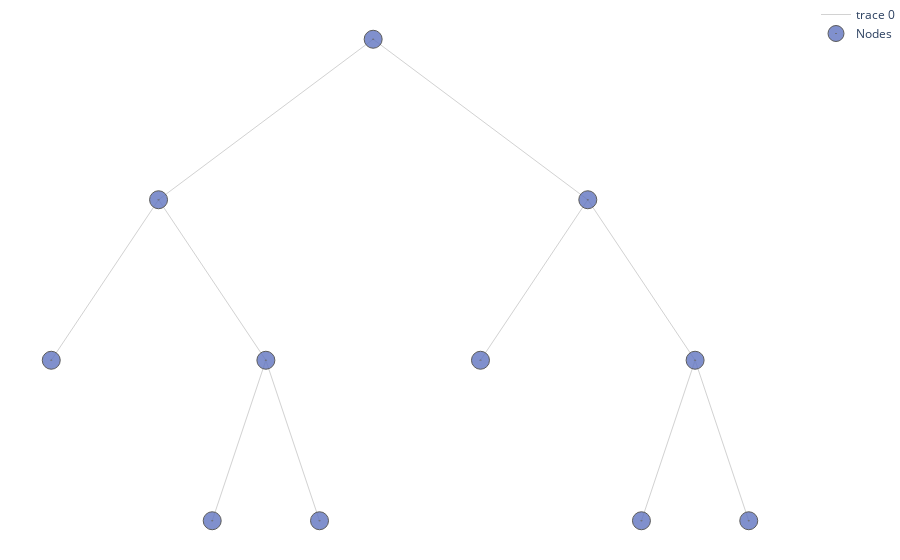

Write notebook code for a chart like this one.
### Code cell
start = time.time()
alpha, pruned_table = tree.pruning(features_test, n_features_test, y_test, table = True, html = False, graph_results = True)
#pruned_table#.style#.hide_index()

#time.time()- start

### Figure 1 — Plotly figure (JSON) as saved in the notebook; plotly's stock layout.template omitted (floating-point values rounded to 4 significant figures)
{"data": [{"hoverinfo": "none", "line": {"color": "rgb(210,210,210)", "width": 1}, "mode": "lines", "type": "scatter", "x": [0, -2, null, 0, 2, null, -2, -3, null, -2, -1, null, 2, 1, null, 2, 3, null, -1, -1.5, null, -1, -0.5, null, 3, 2.5, null, 3, 3.5, null], "y": [6, 5, null, 6, 5, null, 5, 4, null, 5, 4, null, 5, 4, null, 5, 4, null, 4, 3, null, 4, 3, null, 4, 3, null, 4, 3, null]}, {"hoverinfo": "text", "marker": {"color": "#6175c1", "line": {"color": "rgb(50,50,50)", "width": 1}, "size": 18, "symbol": "circle-dot"}, "mode": "markers", "name": "Nodes", "opacity": 0.8, "text": ["n10<br>None<br>Bin Value: 66.78<br>pearson : 4103.56<br>Samples : 9<br>GPR: []<br>LPR: []", "n15<br>None<br>Bin Value: 133.93<br>pearson : 832.93<br>Samples : 15<br>GPR: 0.99<br>LPR: 0.45", "n1<br>CompPrice > 127.5<br>Bin Value: 115.78<br>pearson : 155526.82<br>Samples : 280<br>GPR: 0.577<br>LPR: 0.202", "n2<br>Sales > 7.55<br>Bin Value: 106.73<br>pearson : 75946.05<br>Samples : 162<br>GPR: 0.96<br>LPR: 0.21", "n4<br>Age > 53.5<br>Bin Value: 115.71<br>pearson : 24566.4<br>Samples : 89<br>GPR: 0.763<br>LPR: 0.191", "n5<br>CompPrice > 99.0<br>Bin Value: 95.78<br>pearson : 35454.49<br>Samples : 73<br>GPR: 0.724<br>LPR: 0.244", "n11<br>Sales > 10.63<br>Bin Value: 99.86<br>pearson : 22715.73<br>Samples : 64<br>GPR: 0.954<br>LPR: 0.167", "n3<br>Sales > 7.56<br>Bin Value: 128.19<br>pearson : 48120.52<br>Samples : 118<br>GPR: 0.997<br>LPR: 0.314", "n6<br>CompPrice > 135.5<br>Bin Value: 139.71<br>pearson : 17604.02<br>Samples : 58<br>GPR: 0.739<br>LPR: 0.312", "n7<br>CompPrice > 146.5<br>Bin Value: 117.07<br>pearson : 15399.73<br>Samples : 60<br>GPR: 0.679<br>LPR: 0.369", "n14<br>Sales > 11.88<br>Bin Value: 111.44<br>pearson : 8877.11<br>Samples : 45<br>GPR: 1.0<br>LPR: 0.233"], "type": "scatter", "x": [-1.5, 3.5, 0, -2, -3, -1, -0.5, 2, 1, 3, 2.5], "y": [3, 3, 6, 5, 4, 4, 3, 5, 4, 4, 3]}], "layout": {"margin": {"b": 0, "l": 0, "r": 0, "t": 0}, "plot_bgcolor": "rgba(0, 0, 0, 0)", "xaxis": {"showticklabels": false, "visible": false}, "yaxis": {"showticklabels": true, "visible": false}}}
